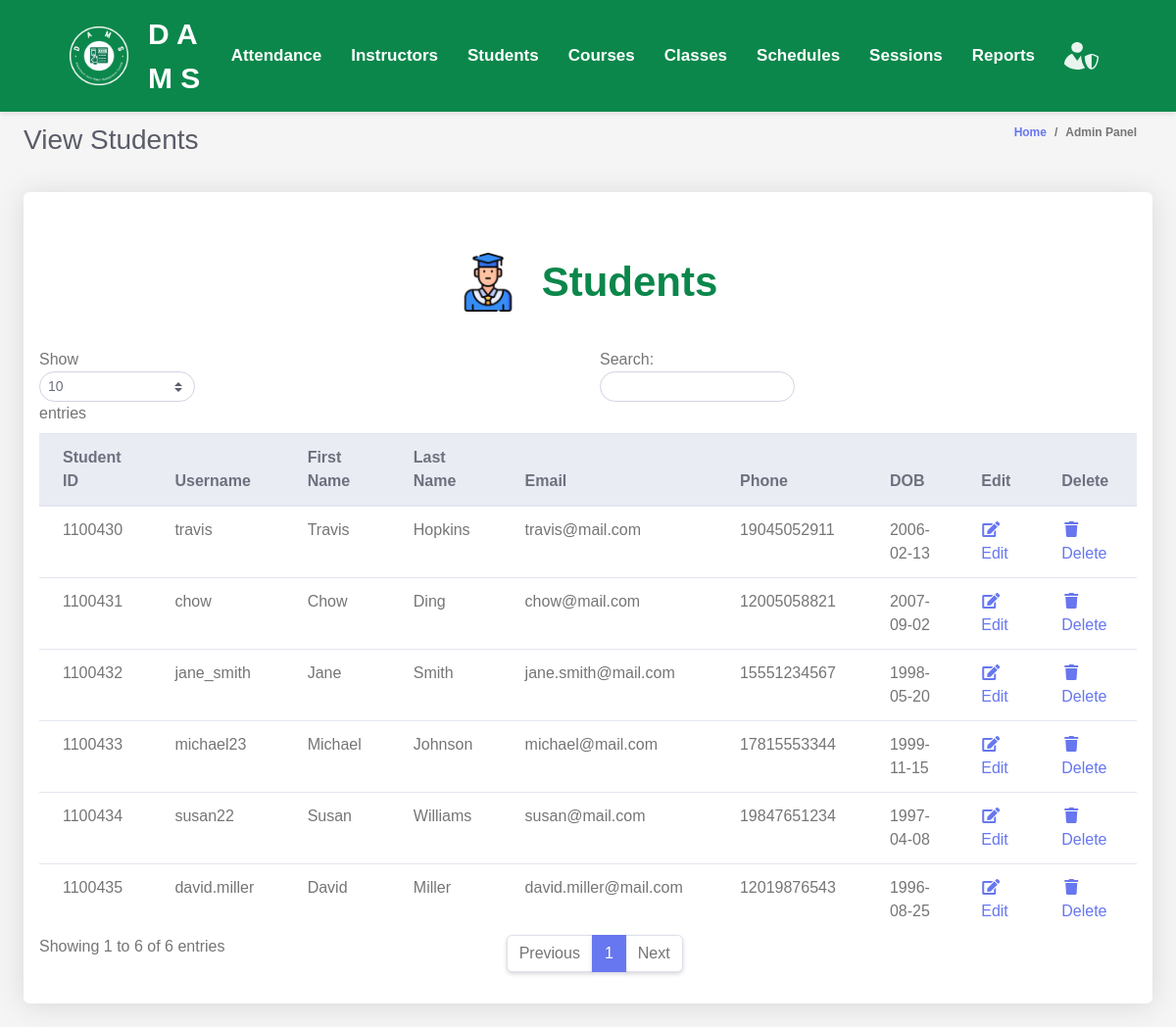
The page /admin/viewStudents.php on the database its author committed.
### tables this page shows
CREATE TABLE `students` (
  `student_id` INT(11) PRIMARY KEY NOT NULL AUTO_INCREMENT,
  `username` VARCHAR(255) DEFAULT NULL,
  `first_name` VARCHAR(255) DEFAULT NULL,
  `last_name` VARCHAR(255) DEFAULT NULL,
  `email` VARCHAR(255) DEFAULT NULL,
  `phone` BIGINT(20) DEFAULT NULL,
  `dob` DATE DEFAULT NULL,
  `password` VARCHAR(255) DEFAULT NULL
);

### admin/admin.php (called while the page is built, shortened)
<?php
$database = new Database();
$conn = $database->getConnection();
class Admin
{
    public function list_students()
    {
        global $conn;
        $query = "SELECT * FROM students";
        $rs = $conn->query($query);
        $users = array();
        while ($row = $rs->fetch_assoc()) {
            $users[] = $row;
        }
        return $users;
    }
}

### admin/studentsTable.php (the view, shortened to what this page needs)
<div class="row">
    <div class="col-lg-12">
        <div class="card mb-4">
        <div class="table-text">
            <img src="../assets/images/student.png" >
            <div>
                Students
            </div>
        </div>
            <div class="table-responsive p-3">
                <table class="table align-items-center table-flush table-hover" id="dataTableHover">
                    <thead class="thead-light">
                        <tr>
                            <th>Student ID</th>
                            <th>Username</th>
                            <th>First Name</th>
                            <th>Last Name</th>
                            <th>Email</th>
                            <th>Phone</th>
                            <th>DOB</th>
                            <th>Edit</th>
                            <th>Delete</th>
                        </tr>
                    </thead>
                    <tbody>
                        <?php
                        include "admin.php";
                        $admin = new Admin();
                        $users = $admin->list_students();
                        foreach ($users as $user) {
                            echo "<tr>";
                            echo "<td>" . $user['student_id'] . "</td>";
                            echo "<td>" . $user['username'] . "</td>";
                            echo "<td>" . $user['first_name'] . "</td>";
                            echo "<td>" . $user['last_name'] . "</td>";
                            echo "<td>" . $user['email'] . "</td>";
                            echo "<td>" . $user['phone'] . "</td>";
                            echo "<td>" . $user['dob'] . "</td>";
                            echo "<td><a href='?action=edit&Id=".$user['student_id']."'><i class='fas fa-fw fa-edit'></i>Edit</a></td>";
                            echo "<td><a href='?action=delete&Id=".$user['student_id']."'><i class='fas fa-fw fa-trash'></i>Delete</a></td>";
                            echo "</tr>";
                        }
                        ?>
                    </tbody>
                </table>
            </div>
        </div>
    </div>
</div>

### css/navbar.css (style rules this page uses)
body { margin: 0; padding: 0; font-family: Arial, sans-serif; background-color: #f5f5f5; }
.table-text { display: flex; align-items: center; justify-content: center; color: #0b874b; font-size: 42px; margin-top: 60px; margin-bottom: 20px; font-weight: bold; }
.table-text img { margin-right: 25px; max-width: 60px; }

### rows shown on the page
students: student_id "1100430", username "travis", first_name "Travis", last_name "Hopkins", email "travis@mail.com", phone "19045052911", dob "2006-02-13"
students: student_id "1100431", username "chow", first_name "Chow", last_name "Ding", email "chow@mail.com", phone "12005058821", dob "2007-09-02"
students: student_id "1100432", username "jane_smith", first_name "Jane", last_name "Smith", email "jane.smith@mail.com", phone "15551234567", dob "1998-05-20"
students: student_id "1100433", username "michael23", first_name "Michael", last_name "Johnson", email "michael@mail.com", phone "17815553344", dob "1999-11-15"
students: student_id "1100434", username "susan22", first_name "Susan", last_name "Williams", email "susan@mail.com", phone "19847651234", dob "1997-04-08"
students: student_id "1100435", username "david.miller", first_name "David", last_name "Miller", email "david.miller@mail.com", phone "12019876543", dob "1996-08-25"
